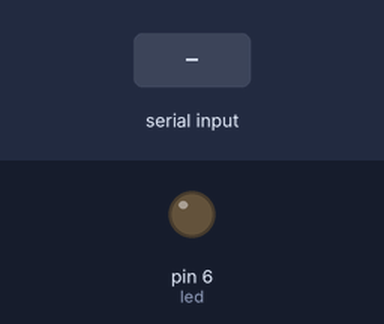
Bench run of a sketch on a simulated Arduino Uno, built with avr-gcc and run on an emulated ATmega328P. Parts: output pins drawn as LEDs (lit = HIGH). The inputs (shaded band) are chosen by the test bench.

Above: at 1.2 s.
1.3 s: "1" received over Serial
At 2.4 s:
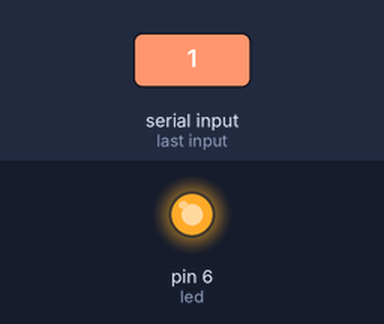
2.8 s: "0" received over Serial
At 3.5 s:
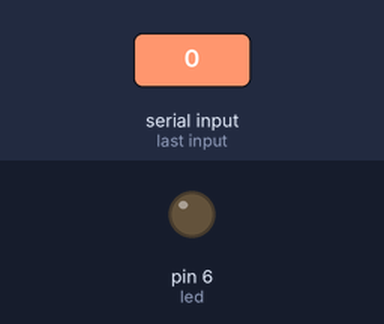
Timing chart, 0 to 5.8 s (numbered marks = the images above; inputs shaded):
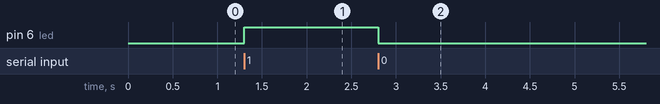

Measured:
- after the input at 1.3 s, pin 6 (led): LOW → HIGH at once
- after the input at 2.8 s, pin 6 (led): HIGH → LOW at once

The sketch:

PrenderLED.ino
```cpp
int led = 6;
char boton;
void setup() {
  // put your setup code here, to run once:
pinMode(led,OUTPUT);
Serial.begin(9600);
}

void loop() {
  if(Serial.available()){
  boton= Serial.read();
  if(boton=='1') digitalWrite(led,HIGH);
  if(boton=='0') digitalWrite(led,LOW);
  }

}
```
